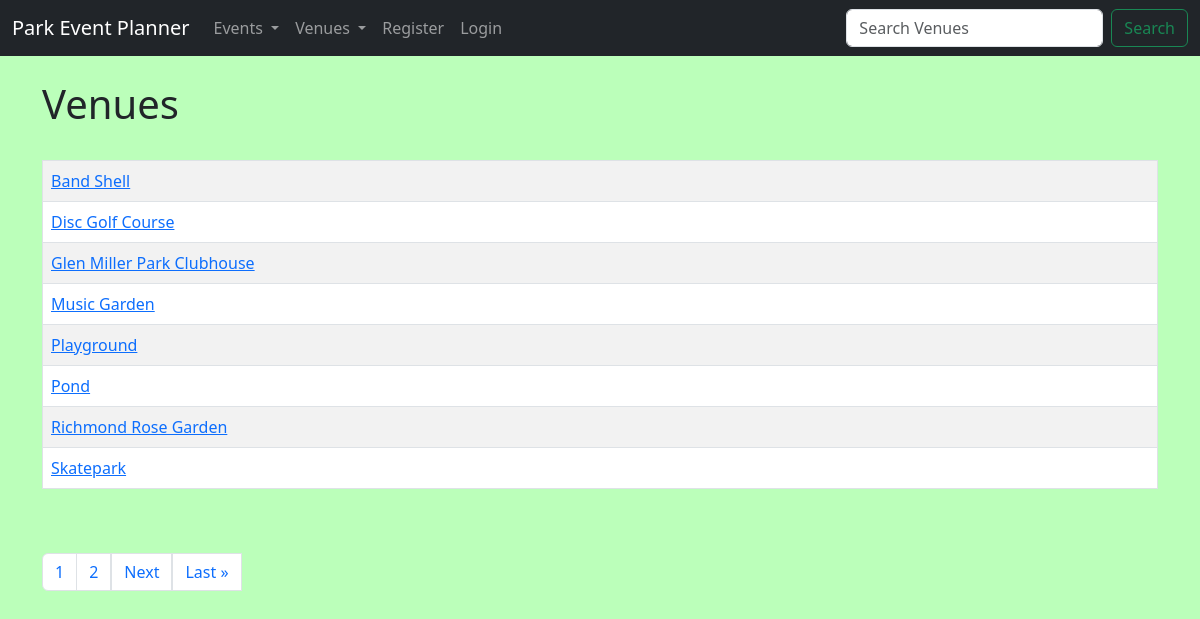
Page /list_venues on the earlier database version.
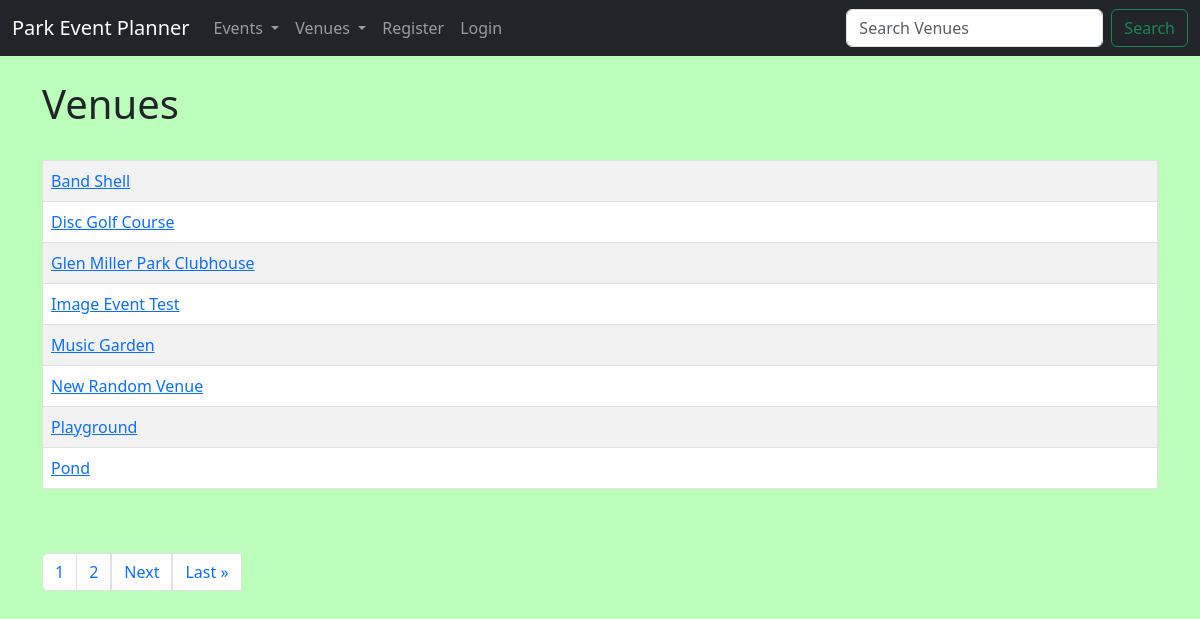
Same page on the later database version.
### events/models.py (models this page shows)
class Venue(models.Model):
	name = models.CharField('Venue Name', max_length=120)
	description = models.TextField(blank=True)
	owner = models.IntegerField("Venue Owner", blank=False, default=1)
	venue_image = models.ImageField(null=True, blank=True, upload_to="images/")
	def __str__(self): # lets you click on a venue to access it
		return self.name

### events/views.py (the view)
# urls.py: path('list_venues', views.list_venues, name="list-venues"),
def list_venues(request):
	venue_list = Venue.objects.all().order_by('name')
	p = Paginator(Venue.objects.all().order_by('name'), 8)
	page = request.GET.get('page')
	venues = p.get_page(page)
	nums = "a" * venues.paginator.num_pages
	return render(request, 'events/venue.html',
	       				{'venue_list': venue_list,
					    'venues':venues,
					    'nums':nums
						})

### events/templates/events/venue.html (shortened to what this page needs)
{% extends 'events/base.html' %}
{% block content %}
	<h1>Venues</h1>
	<br/>
	<table class="table table-hover table-striped table-bordered">
	{% for venue in venues %}
		<tr>
			<td><a href="{% url 'show-venue' venue.id %}">{{ venue }}</a>
			</td>
		</tr>
	{% endfor %}
	</table>
	<br><br>
	<nav aria-label="Page navigation example">
		<ul class="pagination">
			{% for i in nums %}
			<li class="page-item"><a class="page-link" href="?page={{ forloop.counter }}">{{ forloop.counter }}</a></li>
			{% endfor %}
			{% if venues.has_next %}
			<li class="page-item"></li><a class="page-link" href="?page={{venues.next_page_number}}">Next</a></li>
			<li class="page-item"></li><a class="page-link" href="?page={{venues.paginator.num_pages}}">Last &raquo</a></li>
			{% endif %}
		</ul>
	</nav>
{% endblock %}

Differences in the rows shown:
no longer on this page (row edited): Venue: name "Richmond Rose Garden"
no longer on this page (row unchanged): Venue: name "Skatepark"
added Venue: name "Image Event Test"
added Venue: name "New Random Venue"
